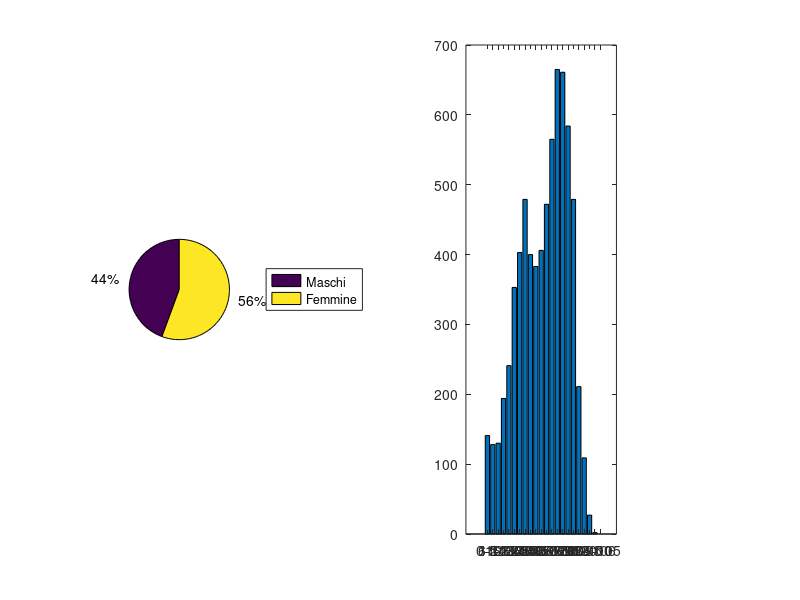

Here is the MATLAB script that generated this plot:
%Leggere i dati relativi a ASL e creare delle opportune variabili con
%contenuto
[codNosologico anno mese azErogante aslAssistito comAssistito sesso eta ricetta disciplinaErogatore prestazione numPrestazioni importo] = textread('ASL1_Regione1.txt','%s %d %d %s %s %s %s %d %d %d %s %d %f','delimiter','\t');

    %elimino righe con branche nulle
%     ind=find(ricetta==0);
%     eta(ind)=[];
%     cd_prat(ind)=[];
%     anno(ind)=[];
%     mese(ind)=[];
%     cd_azienda(ind)=[];
%     cd_asl(ind)=[];
%     cd_comune(ind)=[];
%     sesso(ind)=[];
%     branca(ind)=[];
%     disciplina(ind)=[];
%     cd_prest(ind)=[];
%     n_prest(ind)=[];
%     importo(ind)=[];
% 
%     %elimino righe con codici asl nulli
%     ind3=find(strcmp(cd_asl,''));
%     classe_eta(ind3)=[];
%     cd_prat(ind3)=[];
%     anno(ind3)=[];
%     mese(ind3)=[];
%     cd_azienda(ind3)=[];
%     cd_asl(ind3)=[];
%     cd_comune(ind3)=[];
%     sesso(ind3)=[];
%     branca(ind3)=[];
%     disciplina(ind3)=[];
%     cd_prest(ind3)=[];
%     n_prest(ind3)=[];
%     importo(ind3)=[];

%Contare il numero di pazienti maschi e femmine e creare relativo grafico 
contaM=length(find(strcmp(sesso,'M') | strcmp(sesso,'m')));
contaF=length(sesso)-contaM;
%Allego i grafici in un'unica figura
figure(1)
subplot(1,2,1)
PieMF=pie([contaM contaF]);
legend({'Maschi','Femmine'},'location','EastOutside');


%Creo il vettore eta1 uguale a eta ma senza elementi zero o maggiori delle
%classi possibili, conto il numero di persone per fascia di eta' e allegare grafico relativo
etaMin=1;
etaMax=22;
eta1=eta(eta>=etaMin & eta<=etaMax);
etaUnico=unique(eta1);
conta=zeros(1,etaMax);
for i=1:length(etaUnico)
    conta(i)=conta(i)+length(find(etaUnico(i)==eta1));
end
subplot(1,2,2)
barEta=bar([0:5:106],conta);
labels1={'0-5','6-10','11-15','16-20','21-25','26-30','31-35','36-40','41-45','46-50','51-55','56-60','61-65','66-70','71-75','76-80','81-85','86-90','91-95','96-100','101-105','>106'};
set(gca,'XTick',[0:5:106]);
set(gca,'XTickLabel',labels1);